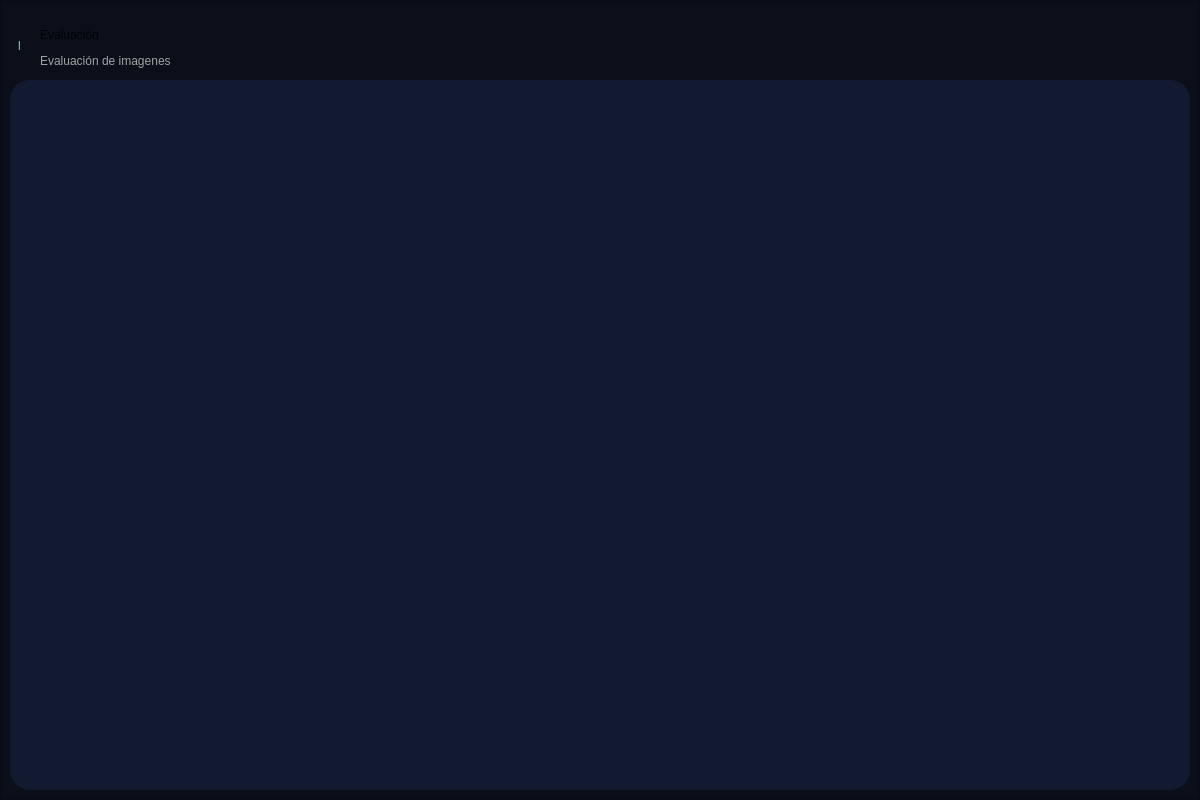
<?xml version="1.0" encoding="UTF-8"?>
<ui version="4.0">
 <class>Frm_Evaluacion</class>
 <widget class="QWidget" name="Frm_Evaluacion">
  <property name="geometry">
   <rect>
    <x>0</x>
    <y>0</y>
    <width>1200</width>
    <height>800</height>
   </rect>
  </property>
  <property name="windowTitle">
   <string>Form</string>
  </property>
  <property name="layoutDirection">
   <enum>Qt::LayoutDirection::RightToLeft</enum>
  </property>
  <layout class="QVBoxLayout" name="verticalLayout">
   <property name="spacing">
    <number>1</number>
   </property>
   <property name="leftMargin">
    <number>0</number>
   </property>
   <property name="topMargin">
    <number>0</number>
   </property>
   <property name="rightMargin">
    <number>0</number>
   </property>
   <property name="bottomMargin">
    <number>0</number>
   </property>
   <item>
    <widget class="QFrame" name="frame_Container">
     <property name="styleSheet">
      <string notr="true">background-color: rgb(11, 15, 26);</string>
     </property>
     <property name="frameShape">
      <enum>QFrame::Shape::StyledPanel</enum>
     </property>
     <property name="frameShadow">
      <enum>QFrame::Shadow::Raised</enum>
     </property>
     <layout class="QVBoxLayout" name="verticalLayout_9">
      <item>
       <widget class="QFrame" name="frame_head">
        <property name="maximumSize">
         <size>
          <width>16777215</width>
          <height>100</height>
         </size>
        </property>
        <property name="toolTip">
         <string/>
        </property>
        <property name="frameShape">
         <enum>QFrame::Shape::NoFrame</enum>
        </property>
        <property name="frameShadow">
         <enum>QFrame::Shadow::Raised</enum>
        </property>
        <widget class="QLabel" name="lb_pantalla">
         <property name="geometry">
          <rect>
           <x>30</x>
           <y>10</y>
           <width>151</width>
           <height>30</height>
          </rect>
         </property>
         <property name="styleSheet">
          <string notr="true">font: 700 20pt &quot;Arial&quot;;</string>
         </property>
         <property name="text">
          <string>Evaluación</string>
         </property>
        </widget>
        <widget class="QLabel" name="lb_descripcion">
         <property name="geometry">
          <rect>
           <x>30</x>
           <y>40</y>
           <width>190</width>
           <height>21</height>
          </rect>
         </property>
         <property name="styleSheet">
          <string notr="true">font: 12pt &quot;Arial&quot;;
color: rgb(161, 161, 161);</string>
         </property>
         <property name="text">
          <string>Evaluación de imagenes</string>
         </property>
        </widget>
        <widget class="QLabel" name="Line">
         <property name="geometry">
          <rect>
           <x>8</x>
           <y>11</y>
           <width>21</width>
           <height>50</height>
          </rect>
         </property>
         <property name="styleSheet">
          <string notr="true">color : rgb(101, 214, 198);
font: 72pt &quot;Segoe UI&quot;;</string>
         </property>
         <property name="text">
          <string>l</string>
         </property>
        </widget>
       </widget>
      </item>
      <item>
       <widget class="QFrame" name="frame_body">
        <property name="minimumSize">
         <size>
          <width>0</width>
          <height>710</height>
         </size>
        </property>
        <property name="styleSheet">
         <string notr="true">background-color: rgb(17, 26, 46);
border-radius: 20px;</string>
        </property>
        <property name="frameShape">
         <enum>QFrame::Shape::StyledPanel</enum>
        </property>
        <property name="frameShadow">
         <enum>QFrame::Shadow::Raised</enum>
        </property>
       </widget>
      </item>
     </layout>
    </widget>
   </item>
  </layout>
 </widget>
 <resources/>
 <connections/>
</ui>
